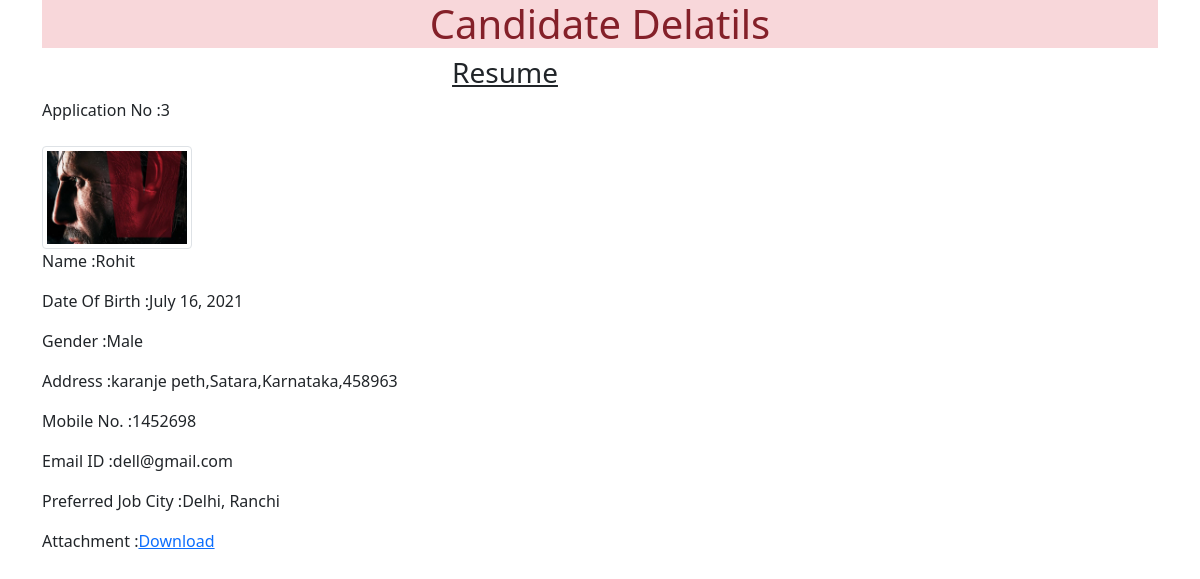
Page /3 on the committed database.
### app/models.py (models this page shows)
class Resume(models.Model):
    name=models.CharField(max_length=100)
    dob=models.DateField(auto_now=False,auto_now_add=False)
    gender=models.CharField(max_length=100)
    locality=models.CharField(max_length=100)
    city=models.CharField(max_length=100)
    pin=models.PositiveIntegerField()
    state=models.CharField(choices=STATE_CHOICE,max_length=50)
    mobile=models.PositiveIntegerField()
    email=models.EmailField()
    job_city=models.CharField(max_length=50)
    profile_image=models.ImageField(upload_to='profileimg',blank=True)
    my_file=models.FileField(upload_to='doc',blank=True)

### app/views.py (the view)
# urls.py: path('<int:pk>',views.CandidateView.as_view(),name='candidate_page')
class CandidateView(View):
    def get(self,request,pk):
        candidate=Resume.objects.get(pk=pk)
        return render(request,'candidate.html',{'candidate':candidate})

### app/templatetags/myfilter.py (called while the page is built)
@register.filter(name='remove_special')
def remove_chars(value,args):
    for character in args:
        value=value.replace(character,"")
    return value

### Templates/candidate.html (shortened to what this page needs)
<!DOCTYPE html>
{% load myfilter %}
<html lang="en">
<head>
    <link href="https://cdn.jsdelivr.net/npm/bootstrap@5.0.0-beta2/dist/css/bootstrap.min.css" rel="stylesheet">
</head>
<body>
  <div class="container">
    <h1 class="alert-danger text-center">Candidate Delatils</h1>
    <div class="row">
      <div class="col-sm-10">
        <h3 class="text-center"><u>Resume</u></h3>
          <p>Application No :{{candidate.id}}</p>
          <img src="{{candidate.profile_image.url}}" alt="" class="img-fluid img-thumbnail mt-2" width="150" height="150">
          <p>Name :{{candidate.name}}</p>
          <p>Date Of Birth :{{candidate.dob}}</p>
          <p>Gender :{{candidate.gender}}</p>
          <p>Address :{{candidate.locality}},{{candidate.city}},{{candidate.state}},{{candidate.pin}}</p>
          <p>Mobile No. :{{candidate.mobile}}</p>
          <p>Email ID :{{candidate.email}}</p>
          <p>Preferred Job City :{{candidate.job_city|remove_special:"[]'"}}</p>
          <p>Attachment :<a href= "{{candidate.my_file.url}}">Download</a></p>
      </div>
    </div>
  </div>
</body>
</html>

### rows in the picture
Resume: id "3", profile_image (picture), name "Rohit", dob "July 16, 2021", gender "Male", locality "karanje peth", city "Satara", state "Karnataka", pin "458963", mobile "1452698", email "dell@gmail.com", job_city|remove_special "Delhi, Ranchi"
